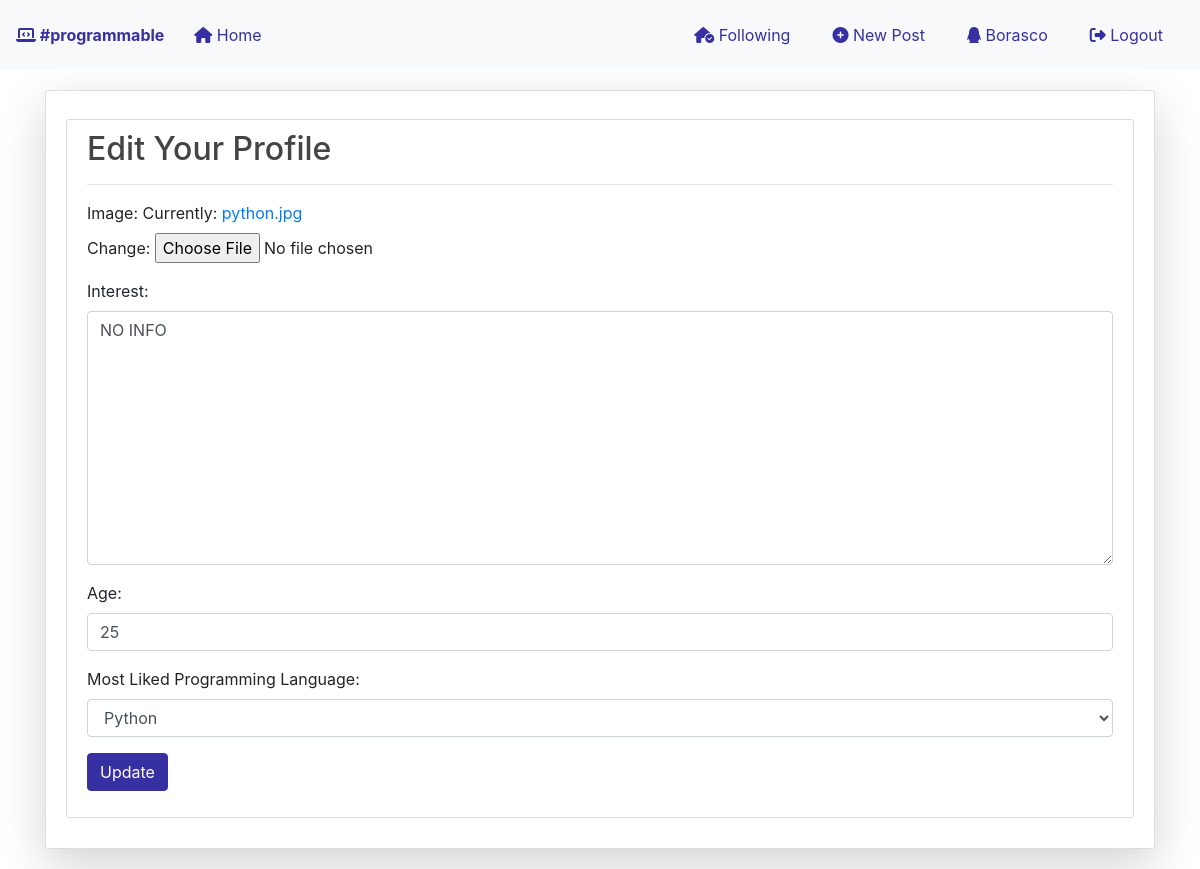
The page /profile/edit/6/ (signed in) on the database as committed earlier.
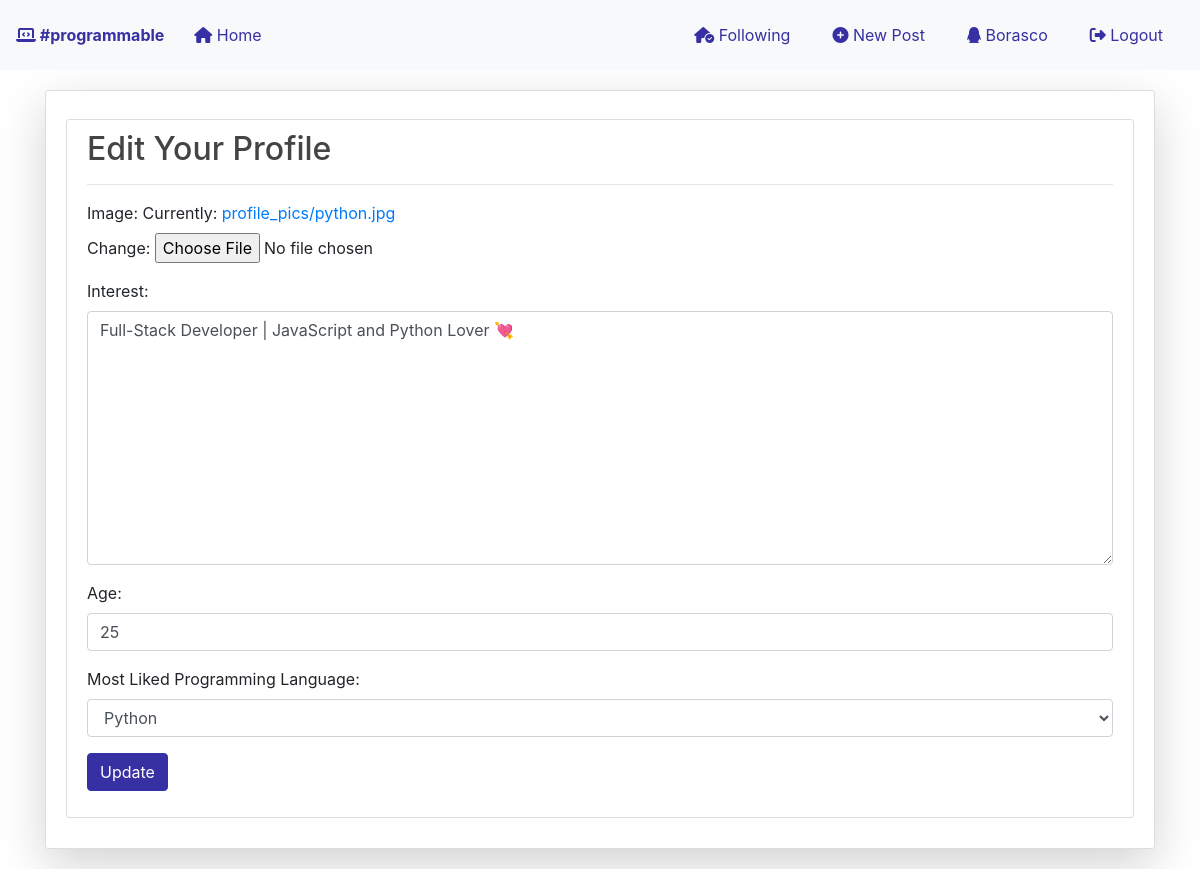
The same page on the database as committed later.
### users/models.py (models this page shows, shortened)
class Profile(models.Model):
    user = models.OneToOneField(User, on_delete=models.CASCADE, default=None)
    image = models.ImageField(default="default.jpg", upload_to="profile_pics")
    interest = models.TextField(default="NO INFO", blank=True)
    age = models.IntegerField(default="0")
    programmingLanguage = models.TextField(default="NO INFO",
                                           blank=True,
                                           null=True,
                                           choices=[('Python', 'Python'),
                                                    ('Java', 'Java'),
                                                    ('Visual Basic',
                                                     'Visual Basic')])
    followers = models.ManyToManyField(User, related_name="followers")

### users/views.py (the view, shortened to what this page needs)
class ProfileUpdateStatus(LoginRequiredMixin, UserPassesTestMixin, UpdateView):
    model = Profile
    template_name = "users/profile_update.html"
    form_class = ProfileUpdateForm
    def test_func(self):
        return self.request.user == self.get_object().user

### users/forms.py
class ProfileUpdateForm(forms.ModelForm):
    class Meta:
        model = Profile
        fields = ["image", "interest", "age", "programmingLanguage"]
        widgets = {
            'interest': forms.Textarea(attrs={'class': 'form-control'}),
            'age': forms.NumberInput(attrs={'class': 'form-control'}),
            'programmingLanguage': forms.Select(attrs={'class': 'form-control'}),
        }
        labels = {
            'programmingLanguage': 'Most Liked Programming Language',
        }

### templates/users/profile_update.html (shortened to what this page needs)
{% extends "base.html" %} {% block content %}
<div class="content-section pt-2 mt-3 shadow-lg">
  <div class="content-section">
    <h2>Edit Your Profile</h2>
    <hr />
    <div class="form-group">
      <form method="post" enctype="multipart/form-data">
        <div class="user-box">
          {{ form.as_p }}
          <input type="submit" value="Update" class="btn btn-main" />
        </div>
      </form>
    </div>
  </div>
</div>
{% endblock %}

Rows that differ between the two databases and show on the page:
changed Profile "Python": interest "NO INFO" → "Full-Stack Developer | JavaScript and Python Lover 💘"
Other text that changed with them:
text no longer shown: "Image: Currently: python.jpg Change: Interest: Age: Most Liked Programming Language:"
text now shown: "Image: Currently: profile_pics/python.jpg Change: Interest: Age: Most Liked Programming Language:"
